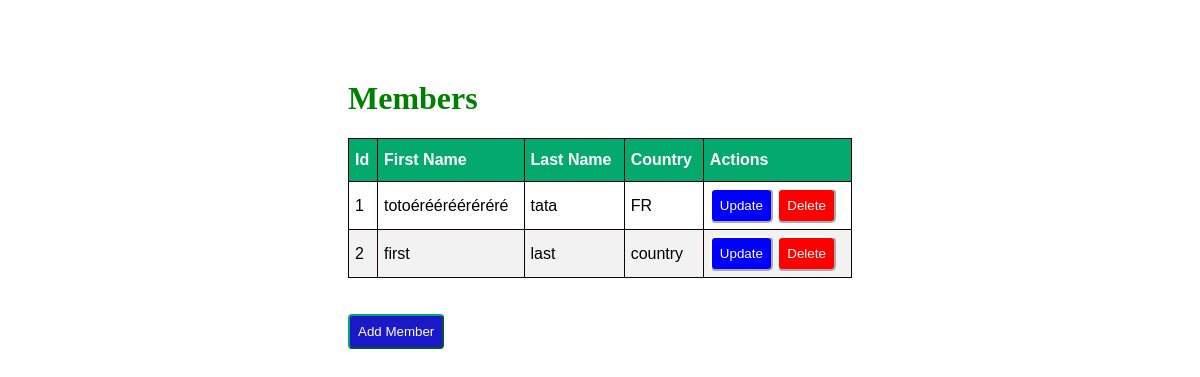
Before: / with the older database file.
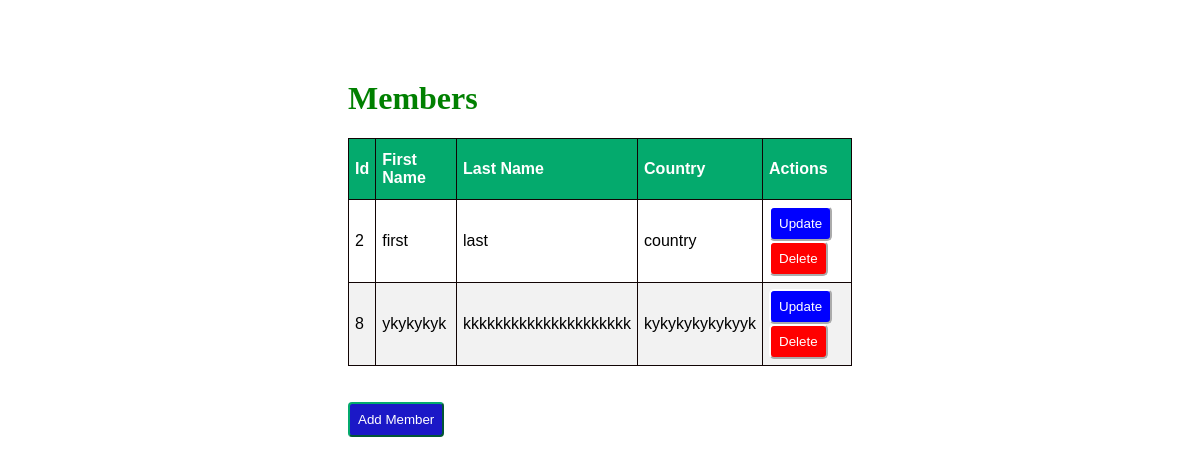
After: the same page with the newer database file.
### myapp/models.py (models this page shows)
class Member(models.Model):
    firstName = models.CharField(max_length=100)
    lastName = models.CharField(max_length=100)
    country = models.CharField(max_length=100)

### myapp/views.py (the view)
# urls.py: path('', views.index, name='index'),  # Page d'accueil avec la liste des membres
def index(request):
    mem = Member.objects.all()
    return render(request, "index.html", {'mem': mem})

### myapp/templates/index.html (shortened to what this page needs)
<!DOCTYPE html>
<html lang="en">
<head>
    {% load static %}
    <link rel="stylesheet" href="{% static 'style.css' %}">
</head>
<body>
    <div class="container">
        <h1>Members</h1>
        {% if mem %}
        <table id="customers" border="1">
            <thead>
                <tr>
                    <th>Id</th>
                    <th>First Name</th>
                    <th>Last Name</th>
                    <th>Country</th>
                    <th>Actions</th>
                </tr>
            </thead>
            <tbody>
                {% for data in mem %}
                <tr>
                    <td>{{ data.id }}</td>
                    <td>{{ data.firstName }}</td>
                    <td>{{ data.lastName }}</td>
                    <td>{{ data.country }}</td>
                    <td>
                        <a href="{% url 'update_member' data.id %}"> <button id="up">Update</button></a>
                        <a href="{% url 'delete_member' data.id %}"> <button id="del">Delete</button></a>
                    </td>
                </tr>
                {% endfor %}
            </tbody>
        </table>
        {% else %}
        <p>No members found. You can add a new member using the button below.</p>
        {% endif %}
        <br><br>
        <a href="{% url 'add_member' %}"><button id="new3">Add Member</button></a>
    </div>
</body>
</html>

### myapp/static/style.css (style rules this page uses)
.container { margin: 80px 240px 60px 240px; padding: 0px 100px 100px 100px; }
#customers { font-family: Arial, Helvetica, sans-serif; border-collapse: collapse; width: 100%; }
#customers td, #customers th { border: 1px solid rgb(17, 4, 4); padding: 6px; }
#customers tr:nth-child(even) { background-color: #f2f2f2; }
#customers th { padding-top: 12px; padding-bottom: 12px; text-align: left; background-color: #04AA6D; color: white; }
#customers #up { background-color: blue; border-color: white; border-radius: 5px; padding: 8px; color: white; }
#customers #del { background-color: red; border-color: white; border-radius: 5px; padding: 8px; color: white; }
h1 { color: green; }
.container #new3 { padding: 8px; background-color: rgb(27, 24, 199); color: white; border-radius: 4px; border-color: #04AA6D; }

Changed rows visible on the page:
removed Member: id "1", firstName "totoéréérééréréré", lastName "tata", country "FR"
added Member: id "8", firstName "ykykykyk", lastName "kkkkkkkkkkkkkkkkkkkkk", country "kykykykykykyyk"
